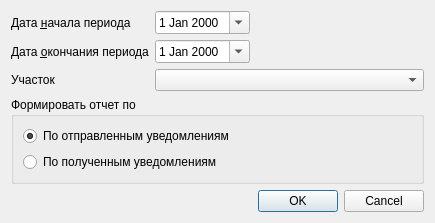
<?xml version="1.0" encoding="UTF-8"?>
<ui version="4.0">
 <class>ActDeattachCheckSetupDialog</class>
 <widget class="QDialog" name="ActDeattachCheckSetupDialog">
  <property name="geometry">
   <rect>
    <x>0</x>
    <y>0</y>
    <width>435</width>
    <height>222</height>
   </rect>
  </property>
  <property name="windowTitle">
   <string>параметры отчета</string>
  </property>
  <layout class="QGridLayout" name="gridLayout">
   <item row="6" column="0" rowspan="2" colspan="3">
    <widget class="QDialogButtonBox" name="buttonBox">
     <property name="orientation">
      <enum>Qt::Horizontal</enum>
     </property>
     <property name="standardButtons">
      <set>QDialogButtonBox::Cancel|QDialogButtonBox::Ok</set>
     </property>
    </widget>
   </item>
   <item row="2" column="0">
    <widget class="QLabel" name="lblEndDate">
     <property name="text">
      <string>Дата &amp;окончания периода</string>
     </property>
     <property name="buddy">
      <cstring>edtEndDate</cstring>
     </property>
    </widget>
   </item>
   <item row="0" column="2">
    <spacer name="spacer">
     <property name="orientation">
      <enum>Qt::Horizontal</enum>
     </property>
     <property name="sizeHint" stdset="0">
      <size>
       <width>190</width>
       <height>20</height>
      </size>
     </property>
    </spacer>
   </item>
   <item row="2" column="2">
    <spacer name="spacer_2">
     <property name="orientation">
      <enum>Qt::Horizontal</enum>
     </property>
     <property name="sizeHint" stdset="0">
      <size>
       <width>190</width>
       <height>20</height>
      </size>
     </property>
    </spacer>
   </item>
   <item row="2" column="1">
    <widget class="CDateEdit" name="edtEndDate">
     <property name="minimumSize">
      <size>
       <width>95</width>
       <height>0</height>
      </size>
     </property>
     <property name="calendarPopup">
      <bool>true</bool>
     </property>
    </widget>
   </item>
   <item row="0" column="1">
    <widget class="CDateEdit" name="edtBegDate">
     <property name="minimumSize">
      <size>
       <width>95</width>
       <height>0</height>
      </size>
     </property>
     <property name="calendarPopup">
      <bool>true</bool>
     </property>
    </widget>
   </item>
   <item row="5" column="0">
    <spacer name="verticalSpacer">
     <property name="orientation">
      <enum>Qt::Vertical</enum>
     </property>
     <property name="sizeHint" stdset="0">
      <size>
       <width>20</width>
       <height>40</height>
      </size>
     </property>
    </spacer>
   </item>
   <item row="0" column="0">
    <widget class="QLabel" name="lblBegDate">
     <property name="text">
      <string>Дата &amp;начала периода</string>
     </property>
     <property name="buddy">
      <cstring>edtBegDate</cstring>
     </property>
    </widget>
   </item>
   <item row="4" column="0" colspan="3">
    <widget class="QGroupBox" name="groupBox">
     <property name="title">
      <string>Формировать отчет по</string>
     </property>
     <layout class="QVBoxLayout" name="verticalLayout">
      <item>
       <widget class="QRadioButton" name="rbActType1">
        <property name="text">
         <string>По отправленным уведомлениям</string>
        </property>
        <property name="checked">
         <bool>true</bool>
        </property>
       </widget>
      </item>
      <item>
       <widget class="QRadioButton" name="rbActType2">
        <property name="text">
         <string>По полученным уведомлениям</string>
        </property>
       </widget>
      </item>
     </layout>
    </widget>
   </item>
   <item row="3" column="0">
    <widget class="QLabel" name="lblOrgStructure">
     <property name="text">
      <string>Участок</string>
     </property>
    </widget>
   </item>
   <item row="3" column="1" colspan="2">
    <widget class="CAreaComboBox" name="cmbOrgStructure"/>
   </item>
  </layout>
 </widget>
 <customwidgets>
  <customwidget>
   <class>CDateEdit</class>
   <extends>QDateEdit</extends>
   <header>library/DateEdit.h</header>
  </customwidget>
  <customwidget>
   <class>CAreaComboBox</class>
   <extends>QComboBox</extends>
   <header>Orgs/OrgStructComboBoxes.h</header>
  </customwidget>
 </customwidgets>
 <resources/>
 <connections>
  <connection>
   <sender>buttonBox</sender>
   <signal>accepted()</signal>
   <receiver>ActDeattachCheckSetupDialog</receiver>
   <slot>accept()</slot>
   <hints>
    <hint type="sourcelabel">
     <x>248</x>
     <y>254</y>
    </hint>
    <hint type="destinationlabel">
     <x>157</x>
     <y>274</y>
    </hint>
   </hints>
  </connection>
  <connection>
   <sender>buttonBox</sender>
   <signal>rejected()</signal>
   <receiver>ActDeattachCheckSetupDialog</receiver>
   <slot>reject()</slot>
   <hints>
    <hint type="sourcelabel">
     <x>316</x>
     <y>260</y>
    </hint>
    <hint type="destinationlabel">
     <x>286</x>
     <y>274</y>
    </hint>
   </hints>
  </connection>
 </connections>
</ui>
